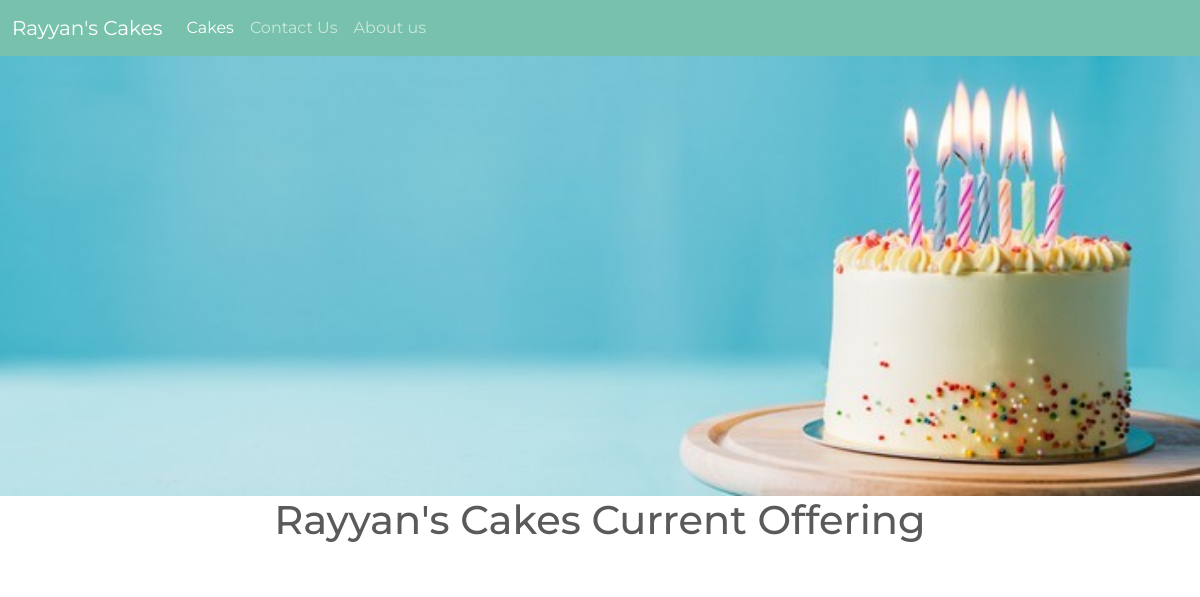
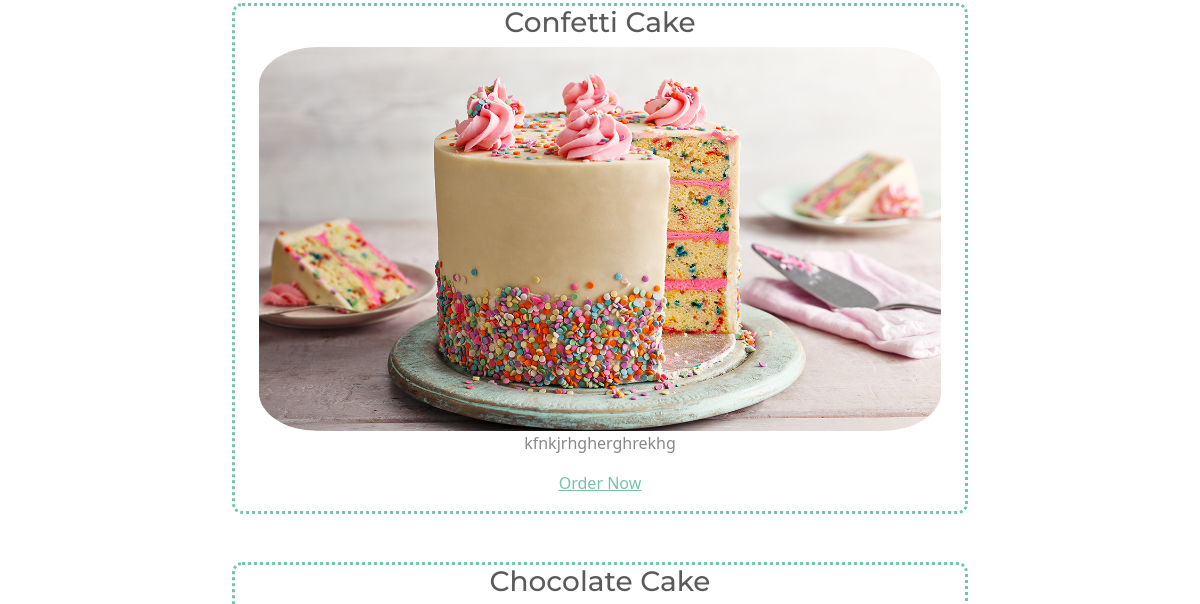
/cakes/ (upper part), run on an earlier commit of the app's database (2 pictures, top to bottom).
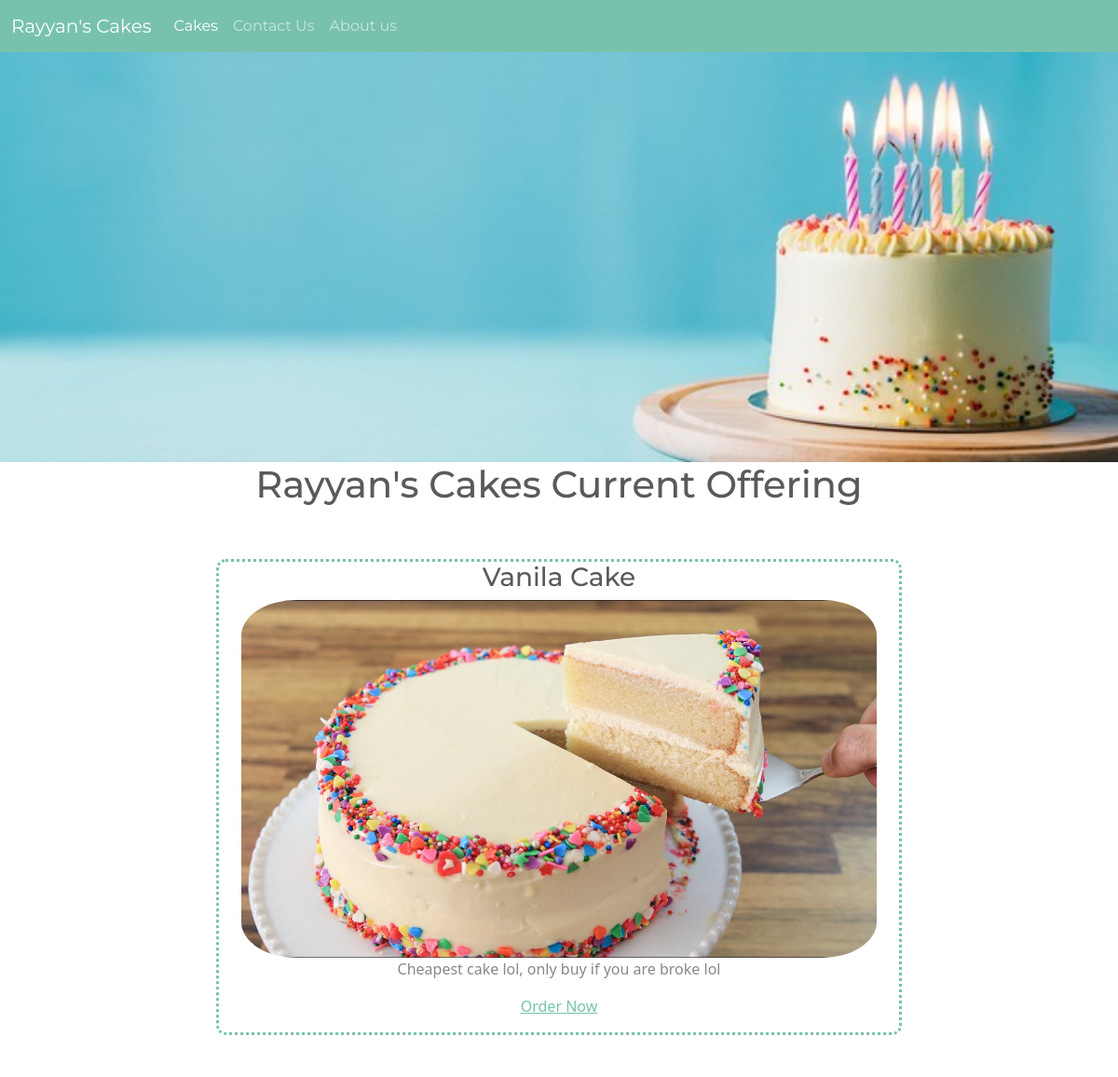
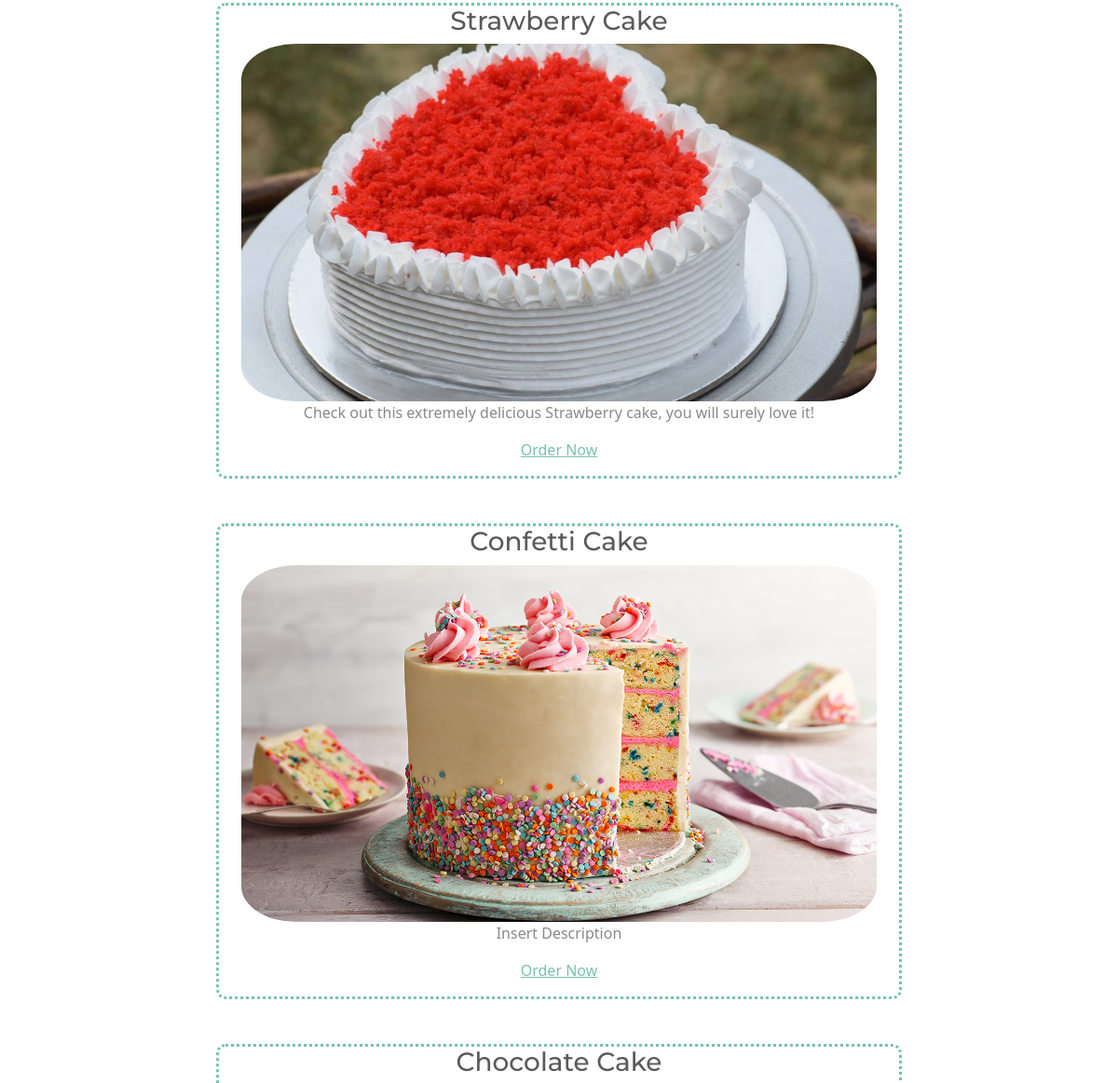
And on a later commit of the database (2 pictures, top to bottom).
### cakes/models.py (models this page shows, shortened)
class Cake(models.Model):
    name = models.CharField(max_length=30)
    pub_date = models.DateTimeField('Date Uploaded')
    price = models.IntegerField()
    picture_name = models.CharField(max_length=50)
    description = models.CharField(max_length=100)
    cooking_time = models.IntegerField()

### cakes/views.py (the view)
# urls.py: path('', views.index, name="index"),
def index(request):
    latest_cakes_list = Cake.objects.order_by('-pub_date')
    context = {'latest_cakes_list':latest_cakes_list}
    return render(request, 'cakes/index.html', context)

### cakes/templates/cakes/index.html (shortened to what this page needs)
<!DOCTYPE html>
<html lang="en">
<head>
    {% load static %}
    <link rel="stylesheet"  href="{%  static  'style.css'  %}">
</head>
<body>
    <div>
        <nav class="navbar navbar-expand-lg navbar-dark bg-primary">
            <div class="container-fluid">
              <a class="navbar-brand" href="#">Rayyan's Cakes</a>
              <div class="collapse navbar-collapse" id="navbarColor01">
                <ul class="navbar-nav me-auto">
                  <li class="nav-item">
                    <a class="nav-link active" href="{% url 'cakes:index' %}">Cakes
                    </a>
                  </li>
                  <li class="nav-item">
                    <a class="nav-link" href="#">Contact Us</a>
                  </li>
                  <li class="nav-item">
                    <a class="nav-link" href="#">About us</a>
                  </li>
                </ul>
              </div>
            </div>
          </nav>
          <img src="{% get_static_prefix %}cakes/birthday.jpeg" alt="banner image of a cake" style="width: 100%;">
    </div>
    <div class="container">
        <div class="row">
            <h1 style="text-align: center;">Rayyan's Cakes Current Offering</h1>
        </div>
        <br>
    </div>
    <div class="container">
        <br>
        {% if latest_cakes_list %}
        {% for cake in latest_cakes_list %}
            <div class="row" >
                <div class="col">
                </div>
                <div class="col-8">
                    <div class="container"  style="border-style: dotted; border-color: #75C2AE; border-radius: 10px;">
                        <div class="row">
                            <h3 style="text-align: center;">{{ cake.name }}</h3>
                        </div>
                        <div class="row">
                            <img src="{% get_static_prefix %}cakes/{{ cake.picture_name }}.jpg" style="border-radius: 10%;" alt="">
                        </div>
                        <div class="row">
                            <p style="text-align: center;">{{ cake.description }}</p>
                        </div>
                        <div class="row">
                            <p style="text-align: center;"><a href="{% url 'cakes:detail' cake.id %}">Order Now</a></p>
                        </div>
                    </div>
                </div>
                <div class="col">
                </div>
            </div>
            <br>
            <br>
        {% endfor %}
        {% endif %}
    </div>
</body>
</html>

What changed in the data, as far as the page shows it:
added Cake: name "Vanila Cake", picture_name (picture), description "Cheapest cake lol, only buy if you are broke lol"
added Cake: name "Strawberry Cake", picture_name (picture), description "Check out this extremely delicious Strawberry cake, you will surely love it!"
changed Cake "Confetti Cake": description "kfnkjrhgherghrekhg" → "Insert Description"
